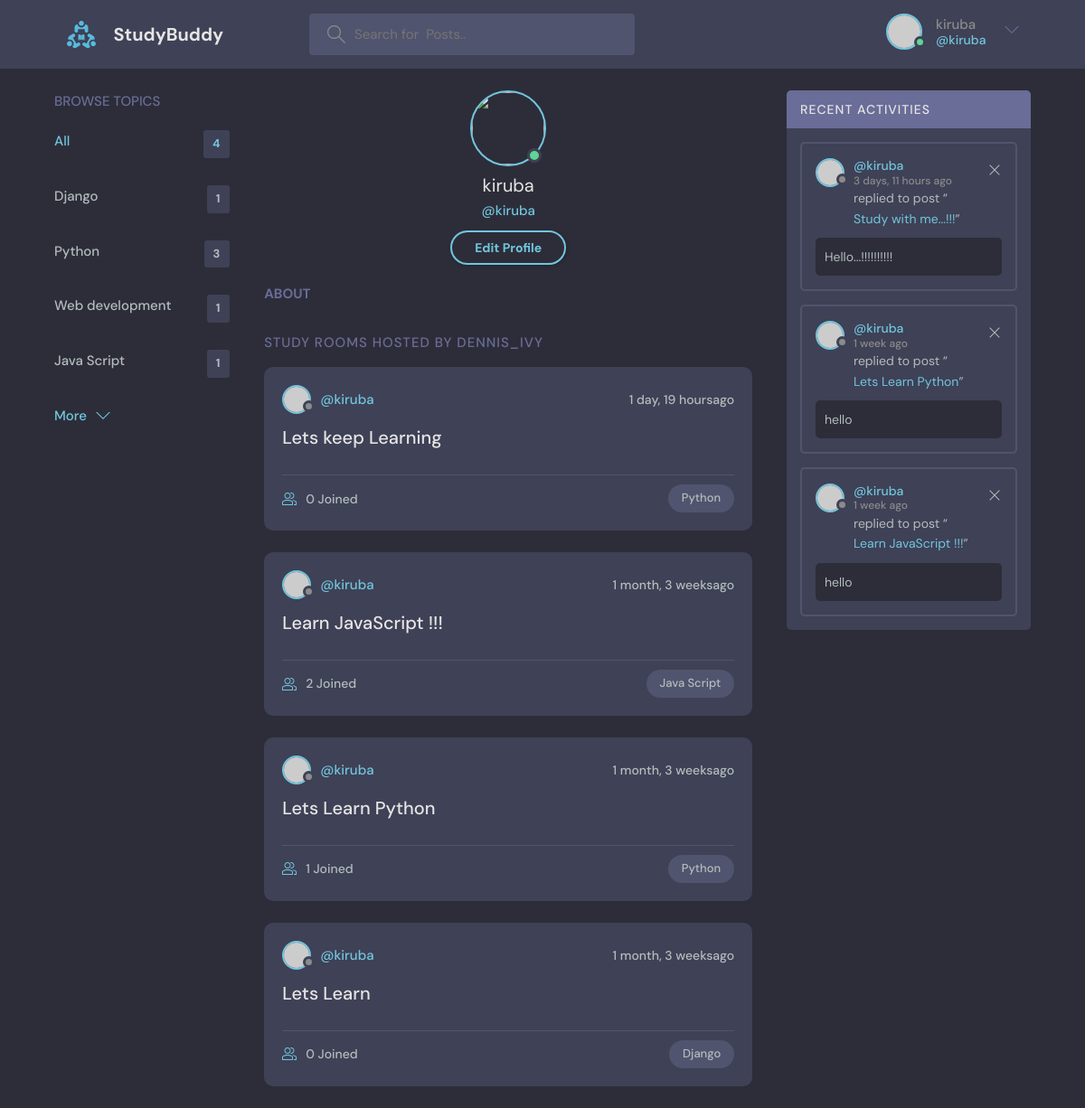
Screenshot of /profile/1 (signed in) with the database file from the repository.
### secondapp/models.py (models this page shows, shortened)
class Topic(models.Model):
    topic=models.CharField(max_length=201)

class Room(models.Model):
    host=models.ForeignKey(User,on_delete=models.SET_NULL,null=True)
    topic=models.ForeignKey(Topic,on_delete=models.SET_NULL,null=True)
    name=models.CharField(max_length=200)
    participants=models.ManyToManyField(User,related_name='participants',blank=True)
    description=models.TextField(null=True, blank=True)
    updated=models.DateTimeField(auto_now=True)#actively updated when submit
    created=models.DateTimeField(auto_now_add=True) #added once created
    class Meta:
        ordering=['-updated','-created']
    def __str__(self):
        return str(self.name)

class Messages(models.Model):
    user=models.ForeignKey(User,on_delete=models.CASCADE)
    room=models.ForeignKey(Room,on_delete=models.CASCADE)#on_Delete says that if the Room delete then all the child also deleted
    body=models.TextField()
    updated=models.DateTimeField(auto_now=True)#actively updated when submit
    created=models.DateTimeField(auto_now_add=True) #added once created
    class Meta:
        ordering=['-updated','-created']

### secondapp/views.py (the view)
# urls.py: path('profile/<str:pk>',views.userProfile,name="user-profile")
def userProfile(request,pk):
    user=User.objects.get(id=pk)
    rooms=user.room_set.all()
    topics=Topic.objects.all()
    room_messages=user.messages_set.all()
    context={'user':user,'rooms':rooms,'topics':topics,'room_messages':room_messages}
    return render(request,'secondapp/profile.html',context)

### secondapp/templates/secondapp/profile.html (shortened to what this page needs)
{% extends 'main.html' %}
{% block content %}
<main class="profile-page layout layout--3">
  <div class="container">
    {% include 'secondapp/topic_components.html' %}
    <div class="roomList">
      <div class="profile">
        <div class="profile__avatar">
          <div class="avatar avatar--large active">
            <img src="{{user.avatar.url}}" />
          </div>
        </div>
        <div class="profile__info">
          <h3>{{user.username}}</h3>
          <p>@{{user.username}}</p>
          {% if request.user == user %}
          <a href="{% url 'update-user' %}" class="btn btn--main btn--pill">Edit Profile</a>
          {% endif %}
        </div>
        <div class="profile__about">
          <h3>About</h3>
        </div>
      </div>
      <div class="roomList__header">
        <div>
          <h2>Study Rooms Hosted by dennis_ivy</a>
          </h2>
        </div>
      </div>
      {% include 'secondapp/feed_components.html' %}
    </div>
    {% include 'secondapp/activity_components.html' %}
  </div>
</main>
{% endblock content %}

### templates/navbar.html (shortened to what this page needs)
{% load static %}
<header class="header header--loggedIn">
    <div class="container">
      <a href="{% url 'home' %}" class="header__logo">
        <img src="{% static 'images/logo.svg' %}" />
        <h1>StudyBuddy</h1>
      </a>
      <form class="header__search" method="GET" action="{% url 'home' %}">
        <label>
          <input name="q" placeholder="Search for  Posts.." />
        </label>
      </form>
      <nav class="header__menu">
      {% if request.user.is_authenticated %}
        <div class="header__user">
          <a href="profile.html">
            <div class="avatar avatar--medium active">
              <img src="https://randomuser.me/api/portraits/men/37.jpg" />
            </div>
            <p>{{request.user}}<span>@{{request.user.username}}</span></p>
          </a>
          <button class="dropdown-button">
            <svg version="1.1" xmlns="http://www.w3.org/2000/svg" width="32" height="32" viewBox="0 0 32 32">
              <title>chevron-down</title>
              <path d="M16 21l-13-13h-3l16 16 16-16h-3l-13 13z"></path>
            </svg>
          </button>
        </div>
        {% else %}
        <a href="{% url 'login' %}">
          <img src="{% static 'images/avatar.svg' %}" />
          <p>Login</p>
        </a>
        {% endif %}
      </nav>
    </div>
  </header>

### secondapp/templates/secondapp/topic_components.html
<div class="topics">
    <div class="topics__header">
      <h2>Browse Topics</h2>
    </div>
    <ul class="topics__list">
      <li>
        <a href="{% url 'home' %}" class="active">All <span>{{topics.count}}</span></a>
      </li>
      {% for topic in topics %}
      <li>
        <a href="{% url 'home' %}?q={{topic.topic}}">{{topic.topic}} <span>{{topic.room_set.all.count}}</span></a>
      </li>
      {% endfor %}
    </ul>
    <a class="btn btn--link" href="#">
      More
      <svg version="1.1" xmlns="http://www.w3.org/2000/svg" width="32" height="32" viewBox="0 0 32 32">
        <title>chevron-down</title>
        <path d="M16 21l-13-13h-3l16 16 16-16h-3l-13 13z"></path>
      </svg>
    </a>
  </div>

### secondapp/templates/secondapp/feed_components.html (shortened to what this page needs)
{% for name in rooms %}
<div class="roomListRoom">
    <div class="roomListRoom__header">
      <a href="{url 'user-profile' name.host.id%}" class="roomListRoom__author">
        <div class="avatar avatar--small">
          <img src="https://randomuser.me/api/portraits/women/11.jpg" />
        </div>
        <span>@{{name.host.username}}</span>
      </a>
      <div class="roomListRoom__actions">
        <span>{{name.created|timesince}}ago</span>
      </div>
    </div>
    <div class="roomListRoom__content">
      <a href="/room/{{name.id}}">{{name.name}}</a>
    </div>
    <div class="roomListRoom__meta">
      <a href="/room/{{name.id}}" class="roomListRoom__joined">
        {{name.participants.all.count}} Joined
      </a>
      <p class="roomListRoom__topic">{{name.topic.topic}}</p>
    </div>
  </div>
  {% endfor %}

### secondapp/templates/secondapp/activity_components.html
<div class="activities">
    <div class="activities__header">
      <h2>Recent Activities</h2>
    </div>
    {% for message in room_messages %}
    <div class="activities__box">
      <div class="activities__boxHeader roomListRoom__header">
        <a href="{% url 'user-profile' message.user.id %}" class="roomListRoom__author">
          <div class="avatar avatar--small">
            <img src="https://randomuser.me/api/portraits/women/11.jpg" />
          </div>
          <p>
            @{{message.user}}
            <span>{{message.created|timesince}} ago</span>
          </p>
        </a>
        {% if request.user == message.user %}
        <div class="roomListRoom__actions">
          <a href="{% url 'delete-message' message.id %}">
            <svg version="1.1" xmlns="http://www.w3.org/2000/svg" width="32" height="32" viewBox="0 0 32 32">
              <title>remove</title>
              <path
                d="M27.314 6.019l-1.333-1.333-9.98 9.981-9.981-9.981-1.333 1.333 9.981 9.981-9.981 9.98 1.333 1.333 9.981-9.98 9.98 9.98 1.333-1.333-9.98-9.98 9.98-9.981z"
              ></path>
            </svg>
          </a>
        </div>
        {% endif %}
      </div>
      <div class="activities__boxContent">
        <p>replied to post “<a href="{% url 'room' message.room.id %}">{{message.room}}</a>”</p>
        <div class="activities__boxRoomContent">
          {{message.body}}
        </div>
      </div>
    </div>
    {% endfor %}
</div>

### rows the page displays
Topic: topic "Django", room_set.all.count "1"
Topic: topic "Python", room_set.all.count "3"
Topic: topic "Web development", room_set.all.count "1"
Topic: topic "Java Script", room_set.all.count "1"
Room: host.username "kiruba", created "1 day, 19 hours", name "Lets keep Learning", participants.all.count "0", topic.topic "Python"
Room: host.username "kiruba", created "1 month, 3 weeks", name "Learn JavaScript !!!", participants.all.count "2", topic.topic "Java Script"
Room: host.username "kiruba", created "1 month, 3 weeks", name "Lets Learn Python", participants.all.count "1", topic.topic "Python"
Room: host.username "kiruba", created "1 month, 3 weeks", name "Lets Learn", participants.all.count "0", topic.topic "Django"
Messages: user "kiruba", created "3 days, 11 hours", room "Study with me...!!!", body "Hello...!!!!!!!!!!"
Messages: user "kiruba", created "1 week", room "Lets Learn Python", body "hello"
Messages: user "kiruba", created "1 week", room "Learn JavaScript !!!", body "hello"

### other values shown
{{ request.user }} "kiruba"
{{ request.user.username }} "kiruba"
{{ topics.count }} "4"
{{ user.username }} "kiruba"
